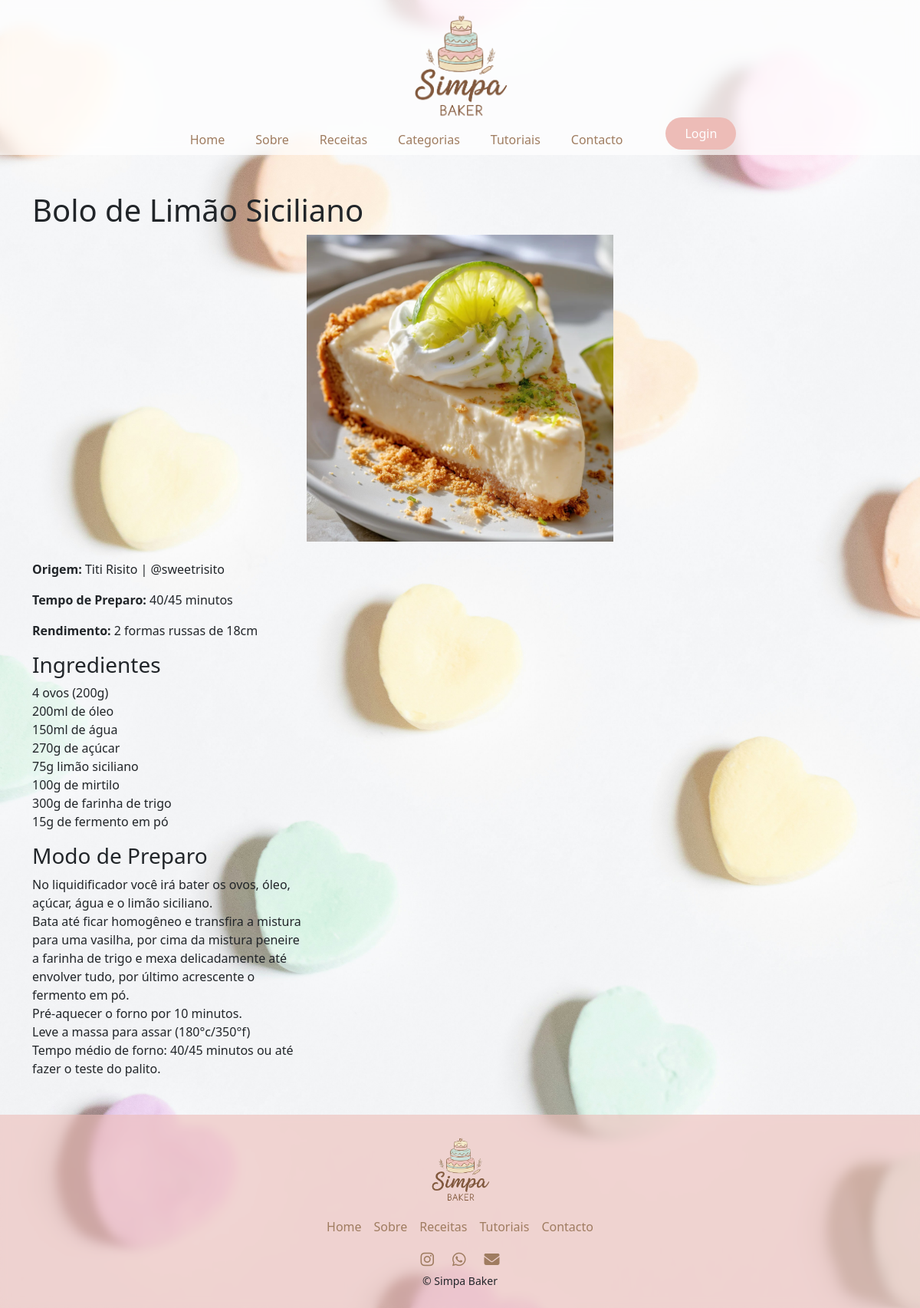
Page /Pages/ver-receita.php?id=2 on the committed database.
### tables this page shows
CREATE TABLE `receitas` (
  `id` int NOT NULL AUTO_INCREMENT,
  `titulo` varchar(255) NOT NULL,
  `ingredientes` text NOT NULL,
  `modo_preparo` text NOT NULL,
  `tempo_preparo` varchar(50) DEFAULT NULL,
  `rendimento` varchar(50) DEFAULT NULL,
  `origem` varchar(255) DEFAULT NULL,
  `categoria_id` int DEFAULT NULL,
  `utilizador_id` int DEFAULT NULL,
  `imagem` varchar(255) DEFAULT NULL,
  PRIMARY KEY (`id`),
  KEY `categoria_id` (`categoria_id`),
  KEY `fk_receitas_utilizador` (`utilizador_id`),
  CONSTRAINT `fk_receitas_utilizador` FOREIGN KEY (`utilizador_id`) REFERENCES `utilizadores` (`id`),
  CONSTRAINT `receitas_ibfk_1` FOREIGN KEY (`categoria_id`) REFERENCES `categoria` (`id`)
);

### Pages/ver-receita.php (the view)
<?php
require '../Config/database.php';
$id = $_GET['id'];
$sql = "SELECT * FROM receitas WHERE id = :id";
$stmt = $pdo->prepare($sql);
$stmt->execute([
    'id' => $id
]);
$receita = $stmt->fetch(PDO::FETCH_ASSOC);
?>
<?php include 'content/head.php';?>
<?php include 'content/header.php';?>
<?php include 'content/nav.php';?>
<main>
    <div class="container my-5">
        <h1><?= htmlspecialchars($receita['titulo']) ?></h1>
        <div class="text-center">
            <img src="/TP2_PHP_jessicaAmorim/Assets/Imagens/Receitas/<?= htmlspecialchars($receita['imagem']) ?>"
            class="img-fluid mb-4" alt="<?= htmlspecialchars($receita['titulo']) ?>" style="max-width: 400px;">
        </div>
        <p>
            <strong>Origem:</strong>
            <?= htmlspecialchars($receita['origem']) ?>
        </p>
        <p>
            <strong>Tempo de Preparo:</strong>
            <?= htmlspecialchars($receita['tempo_preparo']) ?>
        </p>
        <p>
            <strong>Rendimento:</strong>
            <?= htmlspecialchars($receita['rendimento']) ?>
        </p>
        <h3>Ingredientes</h3>
        <p>
            <?= nl2br(htmlspecialchars($receita['ingredientes'])) ?>
        </p>
        <h3>Modo de Preparo</h3>
        <p>
            <?= nl2br(htmlspecialchars($receita['modo_preparo'])) ?>
        </p>
    </div>
</main>
<?php include 'content/footer.php'; ?>

### Assets/CSS/style.css (style rules this page uses)
:root { --rosa: rgb(237, 188, 183); --verde: #c5dfd6; --creme: #f5efe0; --marrom: #9f7c60; }
html { overflow-y: scroll; }
body { background-image: url("../Imagens/background/fundo_coracoes.jpg"); background-size: cover; background-position: center; background-repeat: no-repeat; background-attachment: fixed; overflow-y: scroll; }

### rows in the picture
receitas: titulo "Bolo de Limão Siciliano", imagem (picture), origem "Titi Risito | @sweetrisito", tempo_preparo "40/45 minutos", rendimento "2 formas russas de 18cm", ingredientes "4 ovos (200g) 200ml de óleo 150ml de água 270g de açúcar 75g limão siciliano 100g de mirtilo 300g de farinha de trigo 15g de fermento em pó", modo_preparo "No liquidificador você irá bater os ovos, óleo, açúcar, água e o limão siciliano. Bata até ficar homogêneo e transfira a mistura para uma vasilha, por cima da mistura peneire a farinha de trigo e mexa delicadamente até envolver tudo, por último acrescente o fermento em pó. Pré-aquecer o forno por 10 minutos. Leve a massa para assar (180°c/350°f) Tempo médio de forno: 40/45 minutos ou até fazer o teste do palito."
